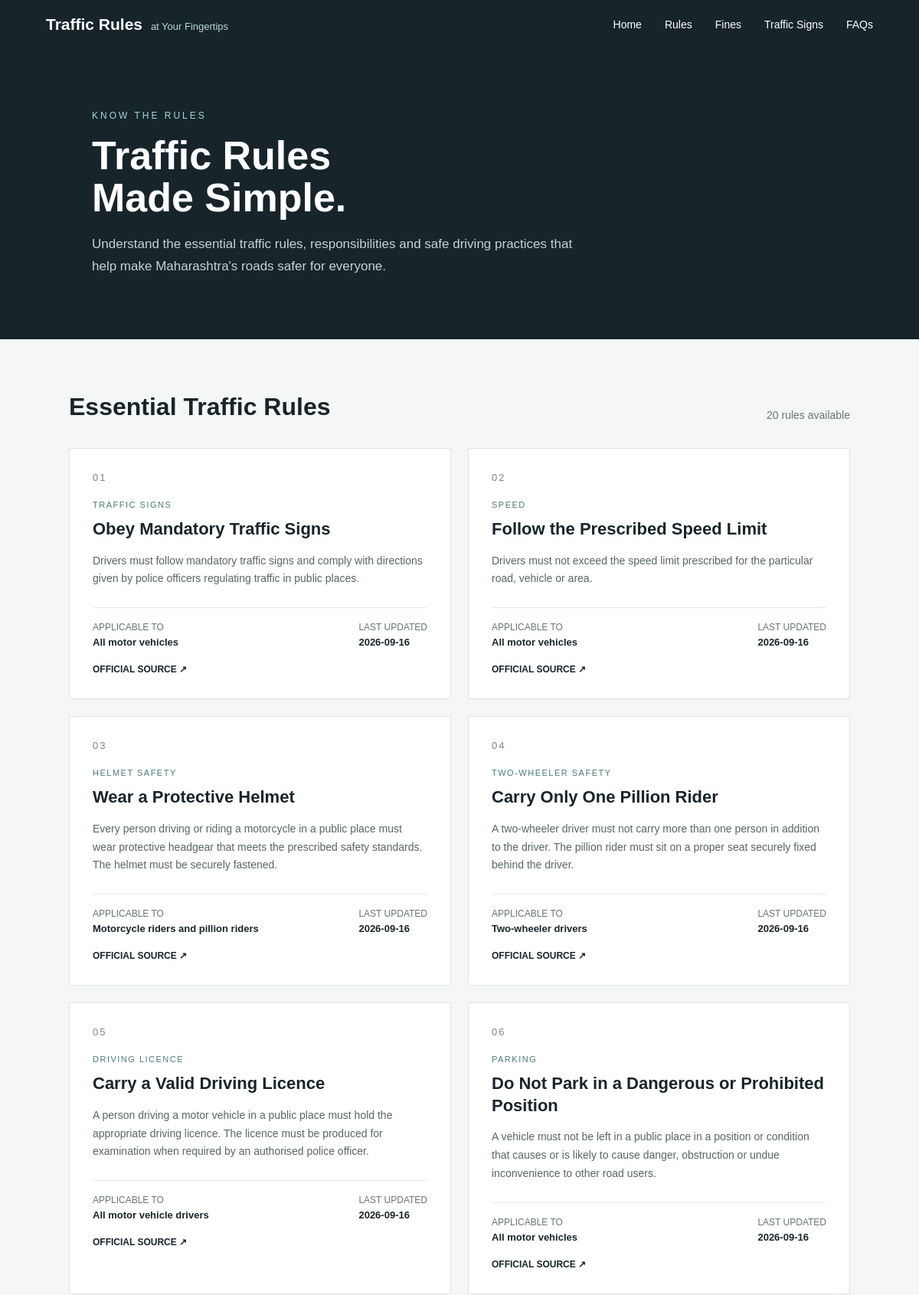
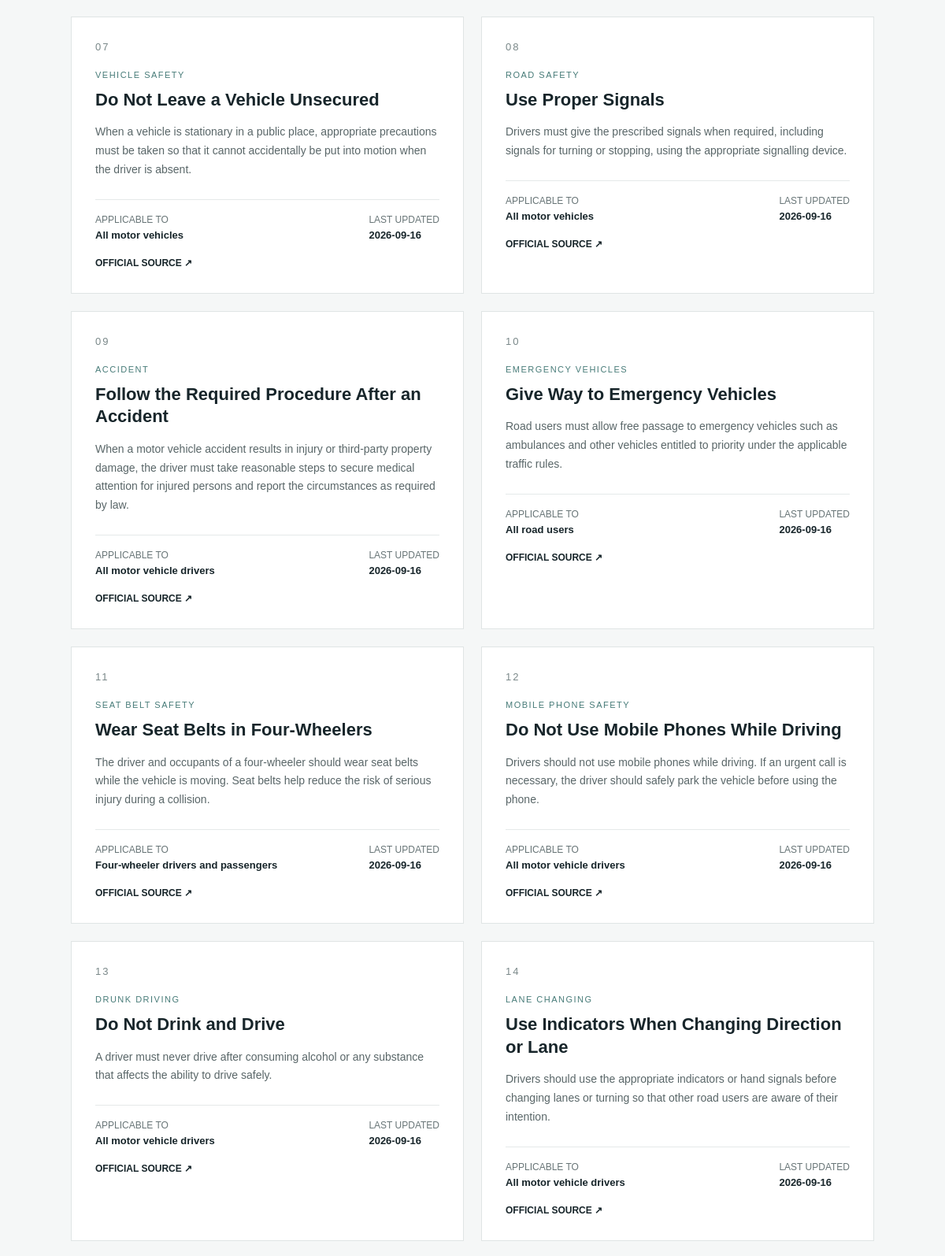
Screenshot of /pages/traffic_rules.php (upper part) with the database file from the repository (2 pictures, top to bottom).
### tables this page shows
CREATE TABLE `traffic_rules` (
  `rule_id` int(11) NOT NULL,
  `category` varchar(100) NOT NULL,
  `title` varchar(150) NOT NULL,
  `description` text NOT NULL,
  `applicable_to` varchar(100) NOT NULL,
  `source` varchar(255) NOT NULL,
  `last_updated` date NOT NULL
);

### pages/traffic_rules.php (the view, shortened to what this page needs)
<?php
require_once "../config/database.php";
$sql = "SELECT * FROM traffic_rules ORDER BY rule_id";
$result = mysqli_query($conn, $sql);
?>
<!DOCTYPE html>
<html lang="en">
<head>
</head>
<body>
<header class="navbar">
    <div class="logo">
        Traffic Rules
        <span>at Your Fingertips</span>
    </div>
    <nav class="nav-links">
        <a href="../index.php">Home</a>
        <a href="traffic_rules.php">Rules</a>
        <a href="offences.php">Fines</a>
        <a href="road_signs.php">Traffic Signs</a>
        <a href="faqs.php">FAQs</a>
    </nav>
</header>
<section class="hero">
    <div class="eyebrow">
        Know The Rules
    </div>
    <h1>
        Traffic Rules<br>
        Made Simple.
    </h1>
    <p>
        Understand the essential traffic rules, responsibilities
        and safe driving practices that help make Maharashtra's
        roads safer for everyone.
    </p>
</section>
<main class="container">
    <div class="section-heading">
        <div>
            <h2>
                Essential Traffic Rules
            </h2>
        </div>
        <p>
            <?php echo mysqli_num_rows($result); ?> rules available
        </p>
    </div>
    <?php if (mysqli_num_rows($result) > 0) { ?>
        <div class="rules-grid">
            <?php while ($row = mysqli_fetch_assoc($result)) { ?>
                <article class="rule-card">
                    <div class="rule-number">
                        <?php echo str_pad($row["rule_id"], 2, "0", STR_PAD_LEFT); ?>
                    </div>
                    <div class="rule-category">
                        <?php echo htmlspecialchars($row["category"]); ?>
                    </div>
                    <h3>
                        <?php echo htmlspecialchars($row["title"]); ?>
                    </h3>
                    <p class="rule-description">
                        <?php echo htmlspecialchars($row["description"]); ?>
                    </p>
                    <div class="rule-info">
                        <div class="info-box">
                            APPLICABLE TO
                            <strong>
                                <?php echo htmlspecialchars($row["applicable_to"]); ?>
                            </strong>
                        </div>
                        <div class="info-box">
                            LAST UPDATED
                            <strong>
                                <?php echo htmlspecialchars($row["last_updated"]); ?>
                            </strong>
                        </div>
                    </div>
                    <div class="source">
                        <a
                            href="<?php echo htmlspecialchars($row["source"], ENT_QUOTES, "UTF-8"); ?>"
                            target="_blank"
                            rel="noopener noreferrer"
                        >
                            OFFICIAL SOURCE ↗
                        </a>
                    </div>
                </article>
            <?php } ?>
        </div>
    <?php } else { ?>
        <div class="no-rules">
            No traffic rules are available at the moment.
        </div>
    <?php } ?>
</main>
</body>
</html>

### pages/traffic_rules.php (style rules this page uses)
* { margin: 0; padding: 0; box-sizing: border-box; font-family: Arial, sans-serif; }
body { background: #f5f7f7; color: #17252A; }
.navbar { background: #17252A; padding: 20px 60px; display: flex; justify-content: space-between; align-items: center; }
.logo { color: white; font-size: 21px; font-weight: bold; }
.logo span { font-size: 13px; font-weight: normal; color: #b9d7d7; margin-left: 5px; }
.nav-links { display: flex; gap: 30px; }
.nav-links a { color: white; text-decoration: none; font-size: 14px; }
.hero { background: #17252A; color: white; padding: 80px 10%; }
.eyebrow { font-size: 12px; letter-spacing: 3px; color: #9edbd4; margin-bottom: 18px; text-transform: uppercase; }
.hero h1 { font-size: 52px; line-height: 1.05; max-width: 750px; margin-bottom: 20px; }
.hero p { max-width: 650px; color: #c7d2d3; font-size: 17px; line-height: 1.7; }
.container { width: 85%; max-width: 1200px; margin: 70px auto; }
.section-heading { display: flex; justify-content: space-between; align-items: end; margin-bottom: 35px; }
.section-heading h2 { font-size: 32px; }
.section-heading p { color: #697577; font-size: 14px; }
.rules-grid { display: grid; grid-template-columns: repeat(2, 1fr); gap: 22px; }
.rule-card { background: white; border: 1px solid #e0e5e5; padding: 30px; position: relative; transition: 0.25s; }
.rule-number { font-size: 13px; color: #7a8889; letter-spacing: 2px; margin-bottom: 18px; }
.rule-category { display: inline-block; font-size: 11px; text-transform: uppercase; letter-spacing: 1.5px; color: #477b78; margin-bottom: 12px; }
.rule-card h3 { font-size: 22px; margin-bottom: 15px; line-height: 1.3; }
.rule-description { color: #596668; font-size: 14px; line-height: 1.7; margin-bottom: 25px; }
.rule-info { border-top: 1px solid #e5e9e9; padding-top: 18px; display: flex; justify-content: space-between; gap: 15px; }
.info-box { font-size: 12px; color: #687577; }
.info-box strong { display: block; color: #17252A; font-size: 13px; margin-top: 5px; }
.source { margin-top: 18px; }
.source a { color: #17252A; font-size: 12px; font-weight: bold; text-decoration: none; }

### rows the page displays
traffic_rules: rule_id "01", category "TRAFFIC SIGNS", title "Obey Mandatory Traffic Signs", description "Drivers must follow mandatory traffic signs and comply with directions given by police officers regulating traffic in public places.", applicable_to "All motor vehicles", last_updated "2026-09-16"
traffic_rules: rule_id "02", category "SPEED", title "Follow the Prescribed Speed Limit", description "Drivers must not exceed the speed limit prescribed for the particular road, vehicle or area.", applicable_to "All motor vehicles", last_updated "2026-09-16"
traffic_rules: rule_id "03", category "HELMET SAFETY", title "Wear a Protective Helmet", description "Every person driving or riding a motorcycle in a public place must wear protective headgear that meets the prescribed safety standards. The helmet must be securely fastened.", applicable_to "Motorcycle riders and pillion riders", last_updated "2026-09-16"
traffic_rules: rule_id "04", category "TWO-WHEELER SAFETY", title "Carry Only One Pillion Rider", description "A two-wheeler driver must not carry more than one person in addition to the driver. The pillion rider must sit on a proper seat securely fixed behind the driver.", applicable_to "Two-wheeler drivers", last_updated "2026-09-16"
traffic_rules: rule_id "05", category "DRIVING LICENCE", title "Carry a Valid Driving Licence", description "A person driving a motor vehicle in a public place must hold the appropriate driving licence. The licence must be produced for examination when required by an authorised police officer.", applicable_to "All motor vehicle drivers", last_updated "2026-09-16"
traffic_rules: rule_id "06", category "PARKING", title "Do Not Park in a Dangerous or Prohibited Position", description "A vehicle must not be left in a public place in a position or condition that causes or is likely to cause danger, obstruction or undue inconvenience to other road users.", applicable_to "All motor vehicles", last_updated "2026-09-16"
traffic_rules: rule_id "07", category "VEHICLE SAFETY", title "Do Not Leave a Vehicle Unsecured", description "When a vehicle is stationary in a public place, appropriate precautions must be taken so that it cannot accidentally be put into motion when the driver is absent.", applicable_to "All motor vehicles", last_updated "2026-09-16"
traffic_rules: rule_id "08", category "ROAD SAFETY", title "Use Proper Signals", description "Drivers must give the prescribed signals when required, including signals for turning or stopping, using the appropriate signalling device.", applicable_to "All motor vehicles", last_updated "2026-09-16"
traffic_rules: rule_id "09", category "ACCIDENT", title "Follow the Required Procedure After an Accident", description "When a motor vehicle accident results in injury or third-party property damage, the driver must take reasonable steps to secure medical attention for injured persons and report the circumstances as required by law.", applicable_to "All motor vehicle drivers", last_updated "2026-09-16"
traffic_rules: rule_id "10", category "EMERGENCY VEHICLES", title "Give Way to Emergency Vehicles", description "Road users must allow free passage to emergency vehicles such as ambulances and other vehicles entitled to priority under the applicable traffic rules.", applicable_to "All road users", last_updated "2026-09-16"
traffic_rules: rule_id "11", category "SEAT BELT SAFETY", title "Wear Seat Belts in Four-Wheelers", description "The driver and occupants of a four-wheeler should wear seat belts while the vehicle is moving. Seat belts help reduce the risk of serious injury during a collision.", applicable_to "Four-wheeler drivers and passengers", last_updated "2026-09-16"
traffic_rules: rule_id "12", category "MOBILE PHONE SAFETY", title "Do Not Use Mobile Phones While Driving", description "Drivers should not use mobile phones while driving. If an urgent call is necessary, the driver should safely park the vehicle before using the phone.", applicable_to "All motor vehicle drivers", last_updated "2026-09-16"
traffic_rules: rule_id "13", category "DRUNK DRIVING", title "Do Not Drink and Drive", description "A driver must never drive after consuming alcohol or any substance that affects the ability to drive safely.", applicable_to "All motor vehicle drivers", last_updated "2026-09-16"
traffic_rules: rule_id "14", category "LANE CHANGING", title "Use Indicators When Changing Direction or Lane", description "Drivers should use the appropriate indicators or hand signals before changing lanes or turning so that other road users are aware of their intention.", applicable_to "All motor vehicle drivers", last_updated "2026-09-16"

### other values shown
mysqli_num_rows($result) "20"
